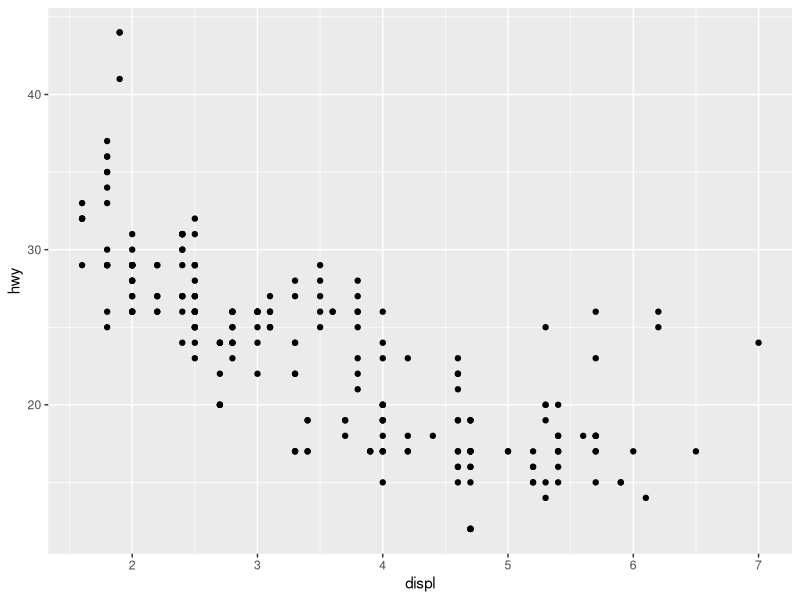
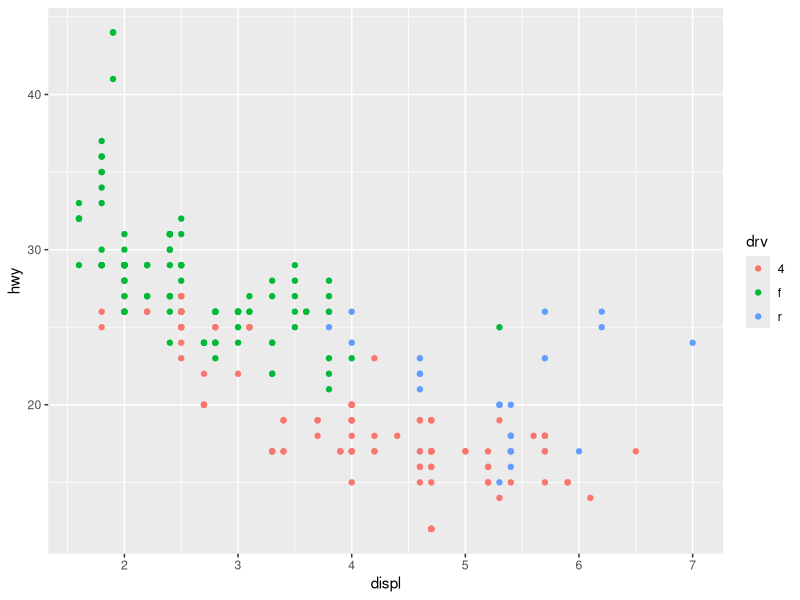
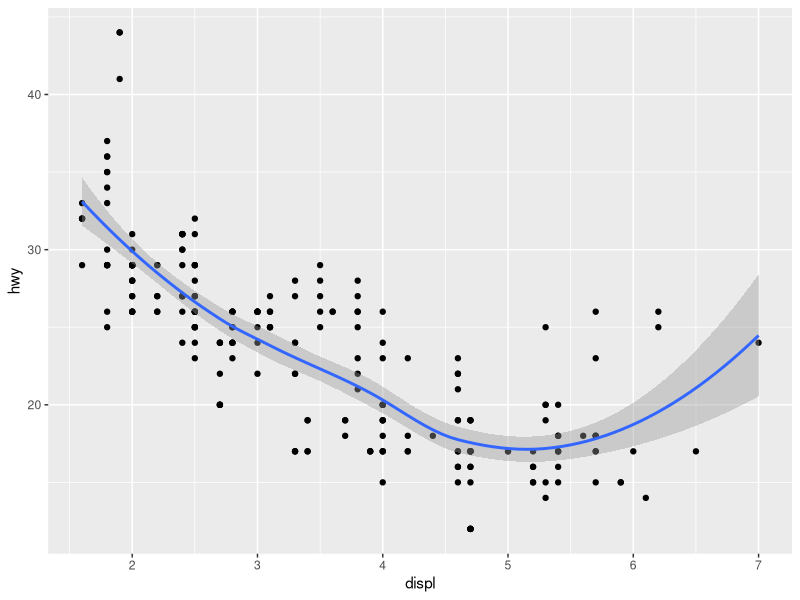
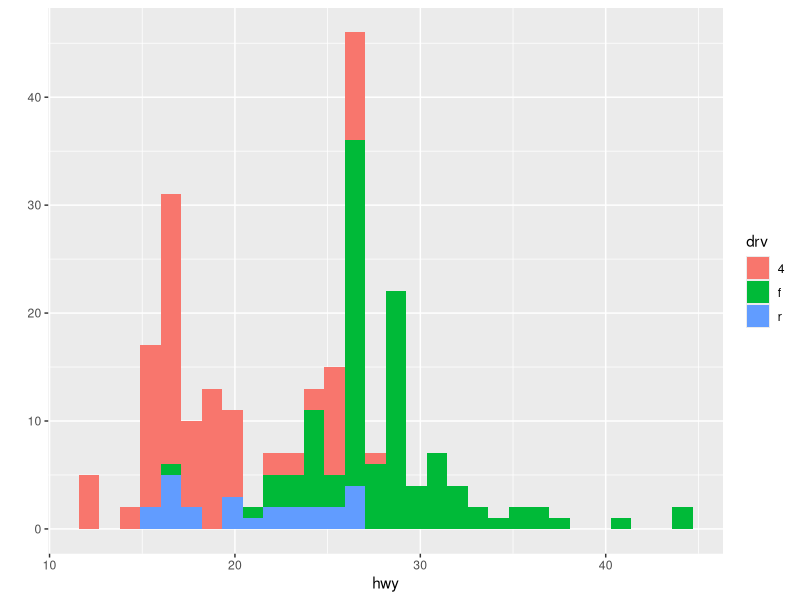
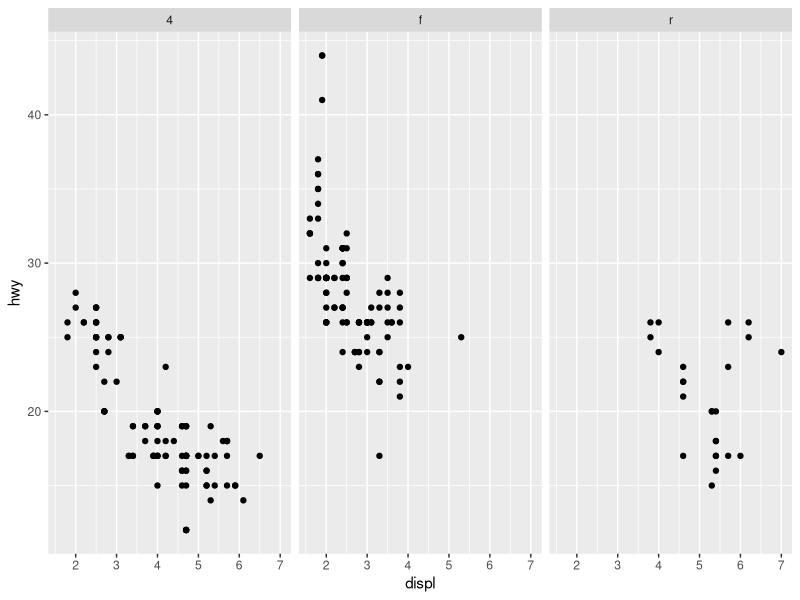
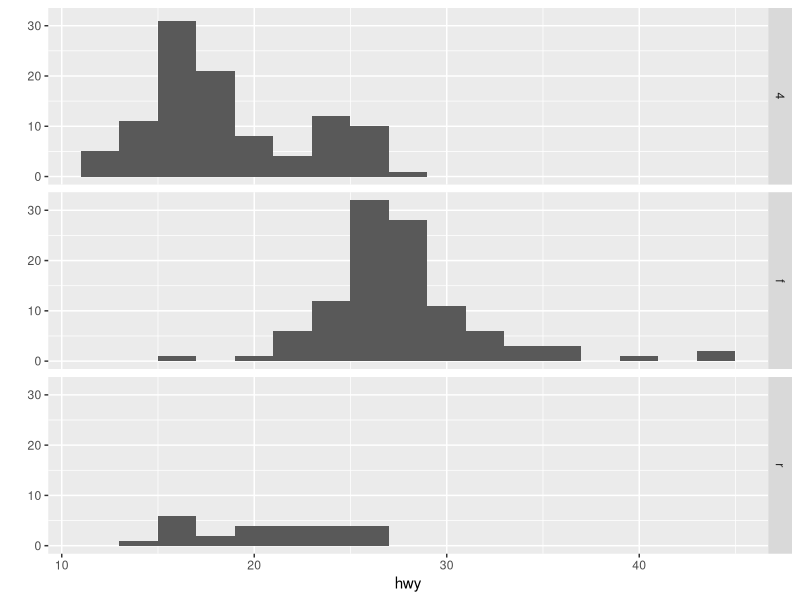
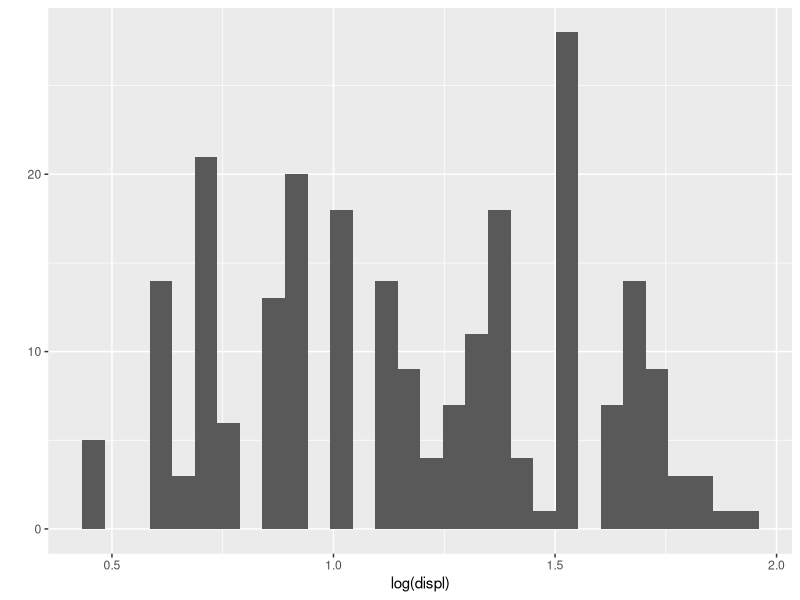
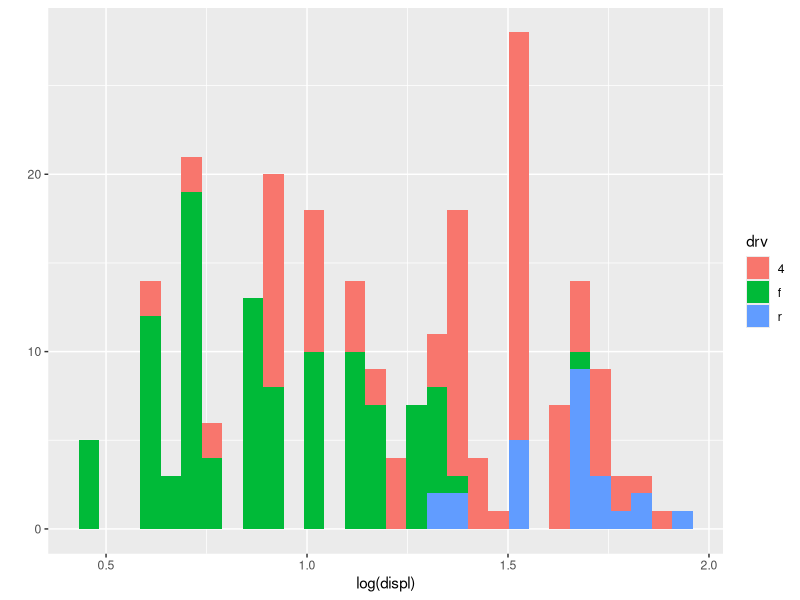

These figures' R source, in order:
## Example Dataset

library(ggplot2)
str(mpg)

## ggplot2 "Hello, world!"

library(ggplot2)
qplot(displ, hwy, data=mpg)

## Modifying aesthetics

library(ggplot2)
qplot(displ, hwy, data=mpg, color=drv) # color aesthetic, auto legend placement

## Adding a geom

library(ggplot2)
qplot(displ, hwy, data=mpg, geom=c("point", "smooth"))

## Histograms

library(ggplot2)
qplot(hwy, data=mpg, fill=drv) # Only one variable creates a histogram

## Facets

library(ggplot2)
qplot(displ, hwy, data=mpg, facets=. ~ drv)

library(ggplot2)
qplot(hwy, data=mpg, facets=drv ~ ., binwidth=2)

## Simulating MAACS analyses w/ the mpg dataset

# mpg-maacs1
qplot(log(displ), data=mpg)

# mpg-maacs2
qplot(log(displ), data=mpg, fill=drv)

# mpg-maacs3
qplot(log(displ), data=mpg, geom="density")

# mpg-maacs4
qplot(log(displ), data=mpg, geom="density", color=drv)

# mpg-maacs5
qplot(log(hwy), log(displ), data=mpg)

# mpg-maacs6
qplot(log(hwy), log(displ), data=mpg, shape=drv)

# mpg-maacs7
qplot(log(hwy), log(displ), data=mpg, color=drv)

# mpg-maacs8
qplot(log(hwy), log(displ), data=mpg, color=drv, geom=c("point", "smooth"),
      method="lm")

# mpg-maacs9
qplot(log(hwy), log(displ), data=mpg, geom=c("point", "smooth"), method="lm",
      facets=. ~ drv)



# 2mpg-maacs1
qplot(log(displ), log(hwy), data=mpg, facets=. ~ drv, geom=c("point", "smooth"),
      method="lm")

# Initial ggplot setup
g <- ggplot(mpg, aes(log(displ), log(hwy)))
summary(g)

# Explicitly save and pring ggplot
p <- g + geom_point()
print(p)
# Auto-print without saving
g + geom_point()

# 2mpg-maacs2
g <- ggplot(mpg, aes(log(displ), log(hwy)))
g + geom_point() # Add points -- now this is printable

# 2mpg-maacs3
g + geom_point() + geom_smooth() # Add an auto-smooth

# 2mpg-maacs4
g + geom_point() + geom_smooth(method="lm") # Linear regression smooth

# 2mpg-maacs5
## Add a facet grid
g + geom_point() + facet_grid(. ~ drv) + geom_smooth(method="lm")

# 2mpg-maacs6
g + geom_point(color="steelblue", size=4, alpha=1/2) # Using constants

# 2mpg-maacs7
g + geom_point(aes(color=drv), size=4, alpha=1/2) # Using factors in the data

# 2mpg-maacs8
## Modifying labels
g + geom_point(aes(color=drv)) + labs(title = "MPG-MAACS Fake") + 
    labs(x=expression("log " * displ), y="log hwy")

# 2mpg-maacs9
## Customizing the smooth
g + geom_point(aes(color=drv), size=2, alpha=1/2) +
    geom_smooth(size=4, linetype=3, method="lm", se=F)

# 2mpg-maacs10
g + geom_point(aes(color=drv)) +
    theme_bw(base_family="Times")




## Notes about axis limits

# Base plotting system...
testdat <- data.frame(x=1:100, y=rnorm(100))
testdat[50, 2] <- 100 # Outlier!
plot(testdat$x, testdat$y, type="l", ylim=c(-3, 3))

# ... vs. ggplot2
g <- ggplot(testdat, aes(x=x, y=y))
g + geom_line()

## Careful how you limit your axis in ggplot2!

# If you introduct a y-limit, ggplot2 will subset the data to exclude the
# outlier
g + geom_line() + ylim(-3, 3)

## The right way to do it!

g + geom_line() + coord_cartesian(ylim=c(-3, 3))